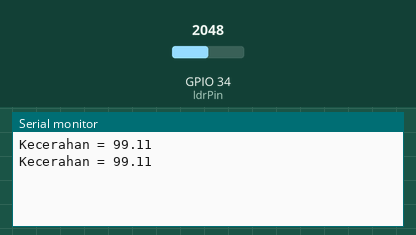
A sketch run on a simulated ESP32. Parts: the last lines printed to the serial monitor. Inputs (shaded band) come from the test bench; at power-on: GPIO 34 (ldrPin) = 2048. WiFi joins after 1.5 s; servers stay silent unless stated.

Above: at 3.0 s.
3.1 s: GPIO 34 (ldrPin) set to 0
At 3.62 s:
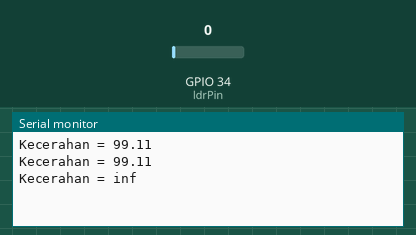
5.3 s: GPIO 34 (ldrPin) set to 491
At 5.7 s:
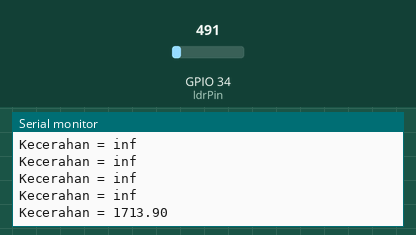

The sketch:

modul9.ino
```cpp
#define BLYNK_PRINT Serial
#define BLYNK_TEMPLATE_ID "TMPL7ryKsIz8"
#define BLYNK_DEVICE_NAME "Sensor DHT22"
#define BLYNK_AUTH_TOKEN "_kRvRchf7TKiwue8a2WCpXh3NJ5oCqB5"


#include <WiFi.h>
#include <WiFiClient.h>
#include <BlynkSimpleEsp32.h>

BlynkTimer timer;
char auth[] = BLYNK_AUTH_TOKEN;
char ssid[] = "Wokwi-GUEST";
char pass[] = "";
const int ldrPin = 34;
const float gama = 0.7;
const float rl10 = 50;

void pembacaan(){
  delay(10); // this speeds up the simulation
  int nilaiLDR = analogRead(ldrPin);
  nilaiLDR = map(nilaiLDR, 4095, 0, 1024, 0); //mengubah nilai pembacaan sensor LDR dari nilai ADC arduino menjadi nilai ADC ESP32
  float voltase = nilaiLDR / 1024.*5;
  float resistansi = 2000 * voltase / (1-voltase/5);
  float kecerahan = pow(rl10*1e3*pow(10,gama)/resistansi,(1/gama));
  Serial.print("Kecerahan = ");
  Serial.println(kecerahan);
  Blynk.virtualWrite(V0, nilaiLDR);
  Blynk.virtualWrite(V1, kecerahan);
}

void setup()
{
  Serial.begin(9600);
  Blynk.begin(auth, ssid, pass);
  timer.setInterval(500L, pembacaan);
}

void loop()
{
  Blynk.run();
  timer.run();
}
```

Measured:
- after the input at 3.1 s, the serial monitor: prints a new line after 0.21 s (image 1)
- after the input at 5.3 s, the serial monitor: prints a new line at once (image 2)
